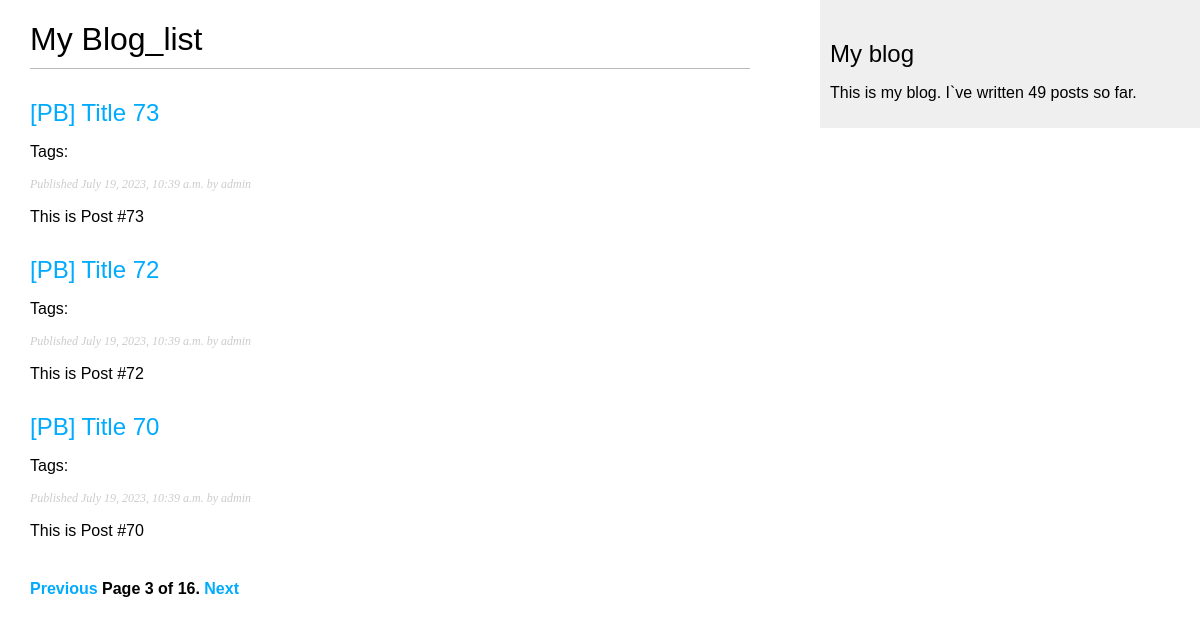
Page /blog/list/?page=3 on the committed database.
### blog/models.py (models this page shows, shortened)
class Post(models.Model):
    class Status(models.TextChoices):
        DRAFT = 'DF', 'Draft'
        PUBLISHED = 'PB', 'Published'
    title = models.CharField(max_length=250)
    slug = models.SlugField(max_length=250, unique_for_date='publish', allow_unicode=True)
    author = models.ForeignKey(
        User,
        on_delete=models.CASCADE,
        related_name='blog_posts'
    )
    body = models.TextField()
    publish = models.DateTimeField(default=timezone.now)
    created = models.DateTimeField(auto_now_add=True)
    updated = models.DateTimeField(auto_now=True)
    status = models.CharField(
        max_length=2,
        choices=Status.choices,
        default=Status.DRAFT
    )
    tags = TaggableManager()
    objects = models.Manager()
    published = PublishedManager()
    class Meta:
        ordering = ['-publish']
        indexes = [
            models.Index(fields=['-publish']),
        ]
    def get_absolute_url(self):
        return reverse('blog:post_detail',
                       args=[self.publish.year,
                             self.publish.month,
                             self.publish.day,
                             self.slug])

### blog/views.py (the view)
# urls.py: path('list/',views.post_list, name='post_list'),
def post_list(request, tag_slug=None):
    per_page = request.GET.get('per_page', 3)
    page_number = request.GET.get('page', 1)
    post_list = Post.published.all()
    tag = None
    if tag_slug:
        tag = get_object_or_404(Tag, slug=tag_slug)
        post_list = post_list.filter(tags__in=[tag])
    paginator = Paginator(post_list, per_page, orphans=1)
    try:
        posts = paginator.page(page_number)
    except PageNotAnInteger:
        posts = paginator.page(1)
    except EmptyPage:
        posts = paginator.page(paginator.num_pages)
    return render(request, 'blog/post/list.html',
                  {'posts': posts, 'tag': tag})

### blog/models.py (called while the page is built)
    def get_queryset(self):
        return super().get_queryset().filter(status=Post.Status.PUBLISHED)

### blog/templatetags/blog_tags.py (called while the page is built)
@register.simple_tag
def total_posts():
    return Post.published.count()

### blog/templates/blog/post/list.html (shortened to what this page needs)
{% extends 'blog/base.html' %}
{% block content %}
    <h1>My Blog_list</h1>
    {% for post in posts %}
        <h2>
            <a href="{{ post.get_absolute_url }}">
                {{ post.title }}
            </a>
        </h2>
        <p class="tags">
            Tags:
        </p>
        <p class="date">
            Published {{ post.publish }} by {{ post.author }}
        </p>
        {{ post.body|truncatewords:30|linebreaks }}
    {% endfor %}
    {% include "pagination.html" with page=posts %}
{% endblock content %}

### blog/static/css/blog.css (style rules this page uses)
body { margin:0; padding:0; font-family:helvetica, sans-serif; }
a { color:#00abff; text-decoration:none; }
h1 { font-weight:normal; border-bottom:1px solid #bbb; padding:0 0 10px 0; }
h2 { font-weight:normal; margin:30px 0 0; }
p.date { color:#ccc; font-family: georgia, serif; font-size: 12px; font-style: italic; }

### rows in the picture
Post: title "[PB] Title 73", publish "July 19, 2023, 10:39 a.m.", author "admin", body "This is Post #73"
Post: title "[PB] Title 72", publish "July 19, 2023, 10:39 a.m.", author "admin", body "This is Post #72"
Post: title "[PB] Title 70", publish "July 19, 2023, 10:39 a.m.", author "admin", body "This is Post #70"

### other values in the picture
{{ page.number }} "3"
{{ page.paginator.num_pages }} "16"
